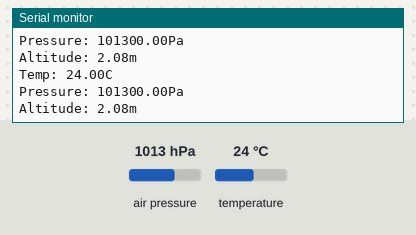
This sketch was run on a simulated Arduino Uno, built with avr-gcc and run on an emulated ATmega328P. Parts: the last lines printed to the serial monitor. The inputs (shaded band) are chosen by the test bench; at power-on: air pressure 1013 hPa, temperature 24 °C.

Above: at 1.2 s.
1.3 s: air pressure set to 952 hPa
At 2.6 s:
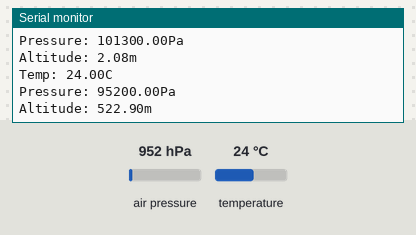
2.8 s: temperature set to 12 °C
At 3.8 s:
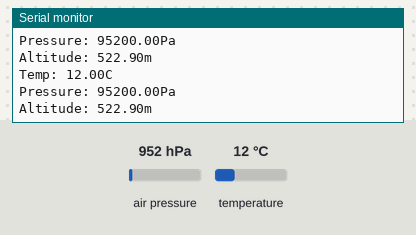
4.3 s: air pressure set to 975 hPa
At 5.6 s:
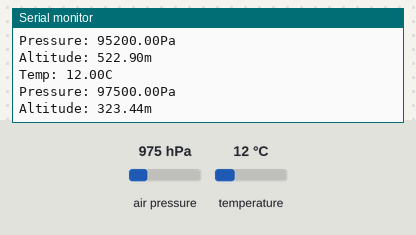
5.8 s: temperature set to 19 °C
At 6.8 s:
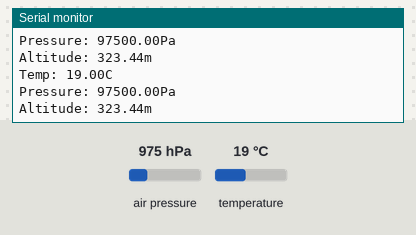
Timing chart, 0 to 8.3 s (numbered marks = the images above; inputs shaded):
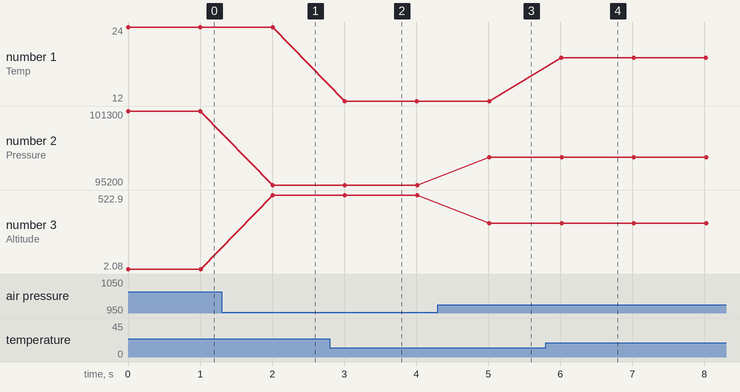

The sketch:

07_Wetterstation.ino
```cpp
#include "Arduino_SensorKit.h"

float pressure;

void setup() {
  Serial.begin(115200);
  Pressure.begin();
}

void loop() {
  // Get and print temperatures
  Serial.print("Temp: ");
  Serial.print(Pressure.readTemperature());
  Serial.println("C"); // The unit for  Celsius because        original arduino don't support speical symbols

  // Get and print atmospheric pressure data
  Serial.print("Pressure: ");
  Serial.print(Pressure.readPressure());
  Serial.println("Pa");

  // Get and print altitude data
  Serial.print("Altitude: ");
  Serial.print(Pressure.readAltitude());
  Serial.println("m");

  Serial.println("\n");//add a line between output of different times.

  delay(1000);
}
```

Measured:
- after the input at 1.3 s, the serial monitor: prints a new line after 0.71 s (image 1)
- after the input at 2.8 s, the serial monitor: prints a new line after 0.21 s (image 2)
- after the input at 4.3 s, the serial monitor: prints a new line after 0.71 s (image 3)
- after the input at 5.8 s, the serial monitor: prints a new line after 0.22 s (image 4)
- plotted number 1: 24 → 12 after the input at 2.8 s, 12 → 19 after the input at 5.8 s
- plotted number 2: 101300 → 95200 after the input at 1.3 s, 95200 → 97500 after the input at 4.3 s
- plotted number 3: 2.08 → 522.9 after the input at 1.3 s, 522.9 → 323.44 after the input at 4.3 s
